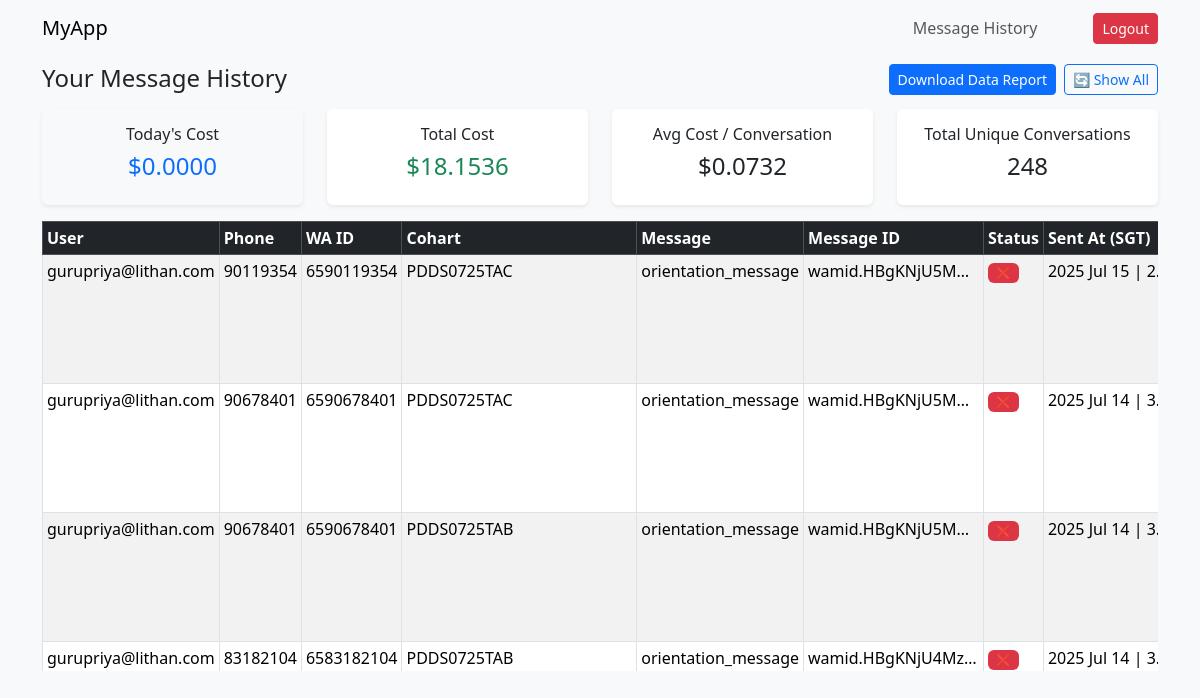
The app's page /history.php?filter=failed (signed in) with its own data.
### tables this page shows
CREATE TABLE `messages` (
  `id` int NOT NULL,
  `user_id` int DEFAULT NULL,
  `phone` varchar(20) DEFAULT NULL,
  `wa_id` varchar(255) DEFAULT NULL,
  `tag` varchar(255) DEFAULT NULL,
  `message` text,
  `message_id` varchar(255) NOT NULL,
  `sent_at` datetime DEFAULT NULL,
  `status` varchar(10) DEFAULT 'unknown',
  `sent_at_display` varchar(30) NOT NULL,
  `sent` varchar(30) DEFAULT NULL,
  `failed` varchar(30) DEFAULT NULL,
  `delivered` varchar(30) DEFAULT NULL,
  `read` varchar(30) DEFAULT NULL,
  `conversation_id` varchar(255) DEFAULT NULL,
  `conversation_exp` datetime DEFAULT NULL,
  `conversation_origin` varchar(50) DEFAULT NULL,
  `pricing_billable` tinyint(1) DEFAULT NULL,
  `pricing_model` varchar(20) DEFAULT NULL,
  `pricing_category` varchar(50) DEFAULT NULL,
  `cost` decimal(10,5) DEFAULT NULL,
  `cost_calculated_at` datetime DEFAULT NULL,
  `errors_code` int DEFAULT NULL,
  `errors_title` varchar(255) DEFAULT NULL,
  `errors_message` text,
  `error_data_details` text
);

CREATE TABLE `users` (
  `id` int NOT NULL,
  `username` varchar(50) NOT NULL,
  `password` varchar(255) NOT NULL,
  `role` enum('admin','user') NOT NULL DEFAULT 'user'
);

### history.php (the view, shortened to what this page needs)
<?php
require 'db.php';
$user_id = $_SESSION['user_id'] ?? null;
$filter = $_GET['filter'] ?? '';
$allowedFilters = ['failed', 'sent', 'delivered'];
$params = [$user_id];
$types = 'i';
$conditions = ["m.user_id = ?"];
if (in_array($filter, $allowedFilters)) {
    $conditions[] = "m.status = ?";
    $params[] = $filter;
    $types .= 's';
}
$sql = "
    SELECT
        m.id AS message_id,
        m.user_id,
        m.phone,
        m.wa_id,
        m.tag,
        m.message,
        m.message_id,
        m.sent_at,
        m.status,
        m.sent_at_display,
        m.sent,
        m.failed,
        m.delivered,
        m.read,
        m.conversation_id,
        m.conversation_exp,
        m.conversation_origin,
        m.pricing_billable,
        m.pricing_model,
        m.pricing_category,
        m.errors_code,
        m.errors_title,
        m.errors_message,
        m.error_data_details,
        m.cost,
        m.cost_calculated_at,
        u.username,
        GROUP_CONCAT(r.reply_text ORDER BY r.received_at SEPARATOR ' || ') AS all_replies,
        MAX(r.received_at) AS latest_reply_time
    FROM messages m
    JOIN users u ON m.user_id = u.id
    LEFT JOIN message_replies r
        ON r.message_from = m.phone
        AND (m.delivered IS NULL OR r.received_at > m.delivered)
";
if (!empty($conditions)) {
    $sql .= " WHERE " . implode(" AND ", $conditions);
}
$sql .= " GROUP BY m.id";
$sql .= " ORDER BY m.sent_at DESC, latest_reply_time ASC";
$stmt = $conn->prepare($sql);
if (!empty($params)) {
    $stmt->bind_param($types, ...$params);
}
$stmt->execute();
$result = $stmt->get_result();
$messages = [];
while ($row = $result->fetch_assoc()) {
    $id = $row['message_id'];
    if (!isset($messages[$id])) {
        $messages[$id] = $row;
        $messages[$id]['reply_status'] = '';
        $messages[$id]['reply_time'] = null;
    }
}
$statsQuery = $conn->prepare("SELECT COUNT(*) AS total_conversations, SUM(cost) AS total_cost, AVG(cost) AS avg_cost, MAX(cost) AS max_cost, MIN(CASE WHEN cost > 0 THEN cost ELSE NULL END) AS min_nonzero_cost, COUNT(DISTINCT wa_id) AS unique_customers FROM (SELECT wa_id, conversation_id, MIN(cost) AS cost FROM messages WHERE cost IS NOT NULL AND user_id = ? GROUP BY wa_id, conversation_id) AS convs");
$statsQuery->bind_param("i", $user_id);
$statsQuery->execute();
$statsResult = $statsQuery->get_result();
$stats = $statsResult->fetch_assoc();
$todayCostQuery = $conn->prepare("SELECT SUM(cost) AS today_cost FROM (SELECT wa_id, conversation_id, MIN(cost) AS cost FROM messages WHERE cost IS NOT NULL AND DATE(sent) = CURDATE() AND user_id = ? GROUP BY wa_id, conversation_id) AS today_conversations");
$todayCostQuery->bind_param("i", $user_id);
$todayCostQuery->execute();
$todayCostResult = $todayCostQuery->get_result();
$todayCost = $todayCostResult->fetch_assoc()['today_cost'] ?? 0;
?>
<!DOCTYPE html>
<html>
<head>
    <link href="https://cdn.jsdelivr.net/npm/bootstrap@5.3.3/dist/css/bootstrap.min.css" rel="stylesheet">
</head>
<body class="bg-light">
    <div class="container">
        <?php include 'components/navbar.php'; ?>
        <div class="d-flex flex-column justify-content-between">
            <div class="d-flex flex-row justify-content-between">
                <h4 class="mb-3">Your Message History</h4>
                <div class="d-flex flex-row justify-content-end">
                    <form action="export_data.php" method="post">
                        <button type="submit" class="btn btn-sm btn-primary">Download Data Report</button>
                    </form>
                    <div class="d-flex flex-row justify-content-end align-items-start ms-2">
                        <?php if (($_GET['filter'] ?? '') === 'failed'): ?>
                            <a href="?" class="btn btn-outline-primary btn-sm">
                                🔄 Show All
                            </a>
                        <?php else: ?>
                            <a href="?filter=failed" class="btn btn-outline-danger btn-sm">
                                ❌ Show Failed Messages
                            </a>
                        <?php endif; ?>
                    </div>
                </div>
            </div>
            <div class="row text-center">
                <div class="col mb-3">
                    <div class="card shadow-sm border-0 bg-light">
                        <div class="card-body">
                            <h6>Today's Cost</h6>
                            <h4 class="text-primary">$<?= number_format($todayCost, 4) ?></h4>
                        </div>
                    </div>
                </div>
                <div class="col mb-3">
                    <div class="card shadow-sm border-0">
                        <div class="card-body">
                            <h6>Total Cost</h6>
                            <h4 class="text-success">$<?= number_format($stats['total_cost'], 4) ?></h4>
                        </div>
                    </div>
                </div>
                <div class="col mb-3">
                    <div class="card shadow-sm border-0">
                        <div class="card-body">
                            <h6>Avg Cost / Conversation</h6>
                            <h4>$<?= number_format($stats['avg_cost'], 4) ?></h4>
                        </div>
                    </div>
                </div>
                <div class="col mb-3">
                    <div class="card shadow-sm border-0">
                        <div class="card-body">
                            <h6>Total Unique Conversations</h6>
                            <h4><?= number_format($stats['total_conversations']) ?></h4>
                        </div>
                    </div>
                </div>
            </div>
        </div>
        <div class="table-responsive" style="max-height: 450px; overflow: auto;">
            <table class="table table-bordered table-striped table-hover table-sm" style="min-width: 2000px;">
                <thead class="table-dark sticky-top">
                    <tr>
                        <th class="fixed-col">User</th>
                        <th class="fixed-col">Phone</th>
                        <th class="fixed-col">WA ID</th>
                        <th class="fixed-col">Cohart</th>
                        <th class="fixed-col">Message</th>
                        <th class="fixed-col-wide">Message ID</th>
                        <th class="fixed-col">Status</th>
                        <th class="fixed-col-wide">Sent At (SGT)</th>
                    </tr>
                </thead>
                <tbody>
                    <?php foreach ($messages as $row): ?>
                        <tr>
                            <td class="fixed-col"><?= htmlspecialchars($row['username']) ?></td>
                            <td class="fixed-col"><?= htmlspecialchars($row['phone']) ?></td>
                            <td class="fixed-col"><?= htmlspecialchars($row['wa_id']) ?></td>
                            <td class="fixed-col"><?= htmlspecialchars($row['tag']) ?></td>
                            <td class="fixed-col"><?= nl2br(htmlspecialchars($row['message'])) ?></td>
                            <td class="fixed-col-wide"><?= htmlspecialchars($row['message_id']) ?></td>
                            <td class="fixed-col">
                                <?php if ($row['status'] === 'success'): ?>
                                    <span class="badge bg-success">✅</span>
                                <?php elseif ($row['status'] === 'failed'): ?>
                                    <span class="badge bg-danger">❌</span>
                                <?php else: ?>
                                    <span class="badge bg-secondary"><?= htmlspecialchars($row['status']) ?></span>
                                <?php endif; ?>
                            </td>
                            <td class="fixed-col-wide"><?= $row['sent_at_display'] ?></td>
                        </tr>
                    <?php endforeach; ?>
                </tbody>
            </table>
        </div>
    </div>
</body>
</html>

### history.php (style rules this page uses)
.fixed-col { width: auto; white-space: nowrap; overflow: hidden; text-overflow: ellipsis; }
.fixed-col-wide { width: 180px; max-width: 180px; white-space: nowrap; overflow: hidden; text-overflow: ellipsis; }

### components/navbar.php (style rules this page uses)
html { overflow: auto; scrollbar-width: none; -ms-overflow-style: none; }

### records on screen
messages: user.username "gurupriya@lithan.com", phone "90119354", wa "6590119354", tag "PDDS0725TAC", message "orientation_message", message "wamid.HBgKNjU5M…", sent_at_display "2025 Jul 15 |…"
messages: user.username "gurupriya@lithan.com", phone "90678401", wa "6590678401", tag "PDDS0725TAC", message "orientation_message", message "wamid.HBgKNjU5M…", sent_at_display "2025 Jul 14 |…"
messages: user.username "gurupriya@lithan.com", phone "90678401", wa "6590678401", tag "PDDS0725TAB", message "orientation_message", message "wamid.HBgKNjU5M…", sent_at_display "2025 Jul 14 |…"
messages: user.username "gurupriya@lithan.com", phone "83182104", wa "6583182104", tag "PDDS0725TAB", message "orientation_message", message "wamid.HBgKNjU4Mz…", sent_at_display "2025 Jul 14 |…"

### other values on screen
$todayCost "0.0000"
$stats['total_cost'] "18.1536"
$stats['avg_cost'] "0.0732"
$stats['total_conversations'] "248"
